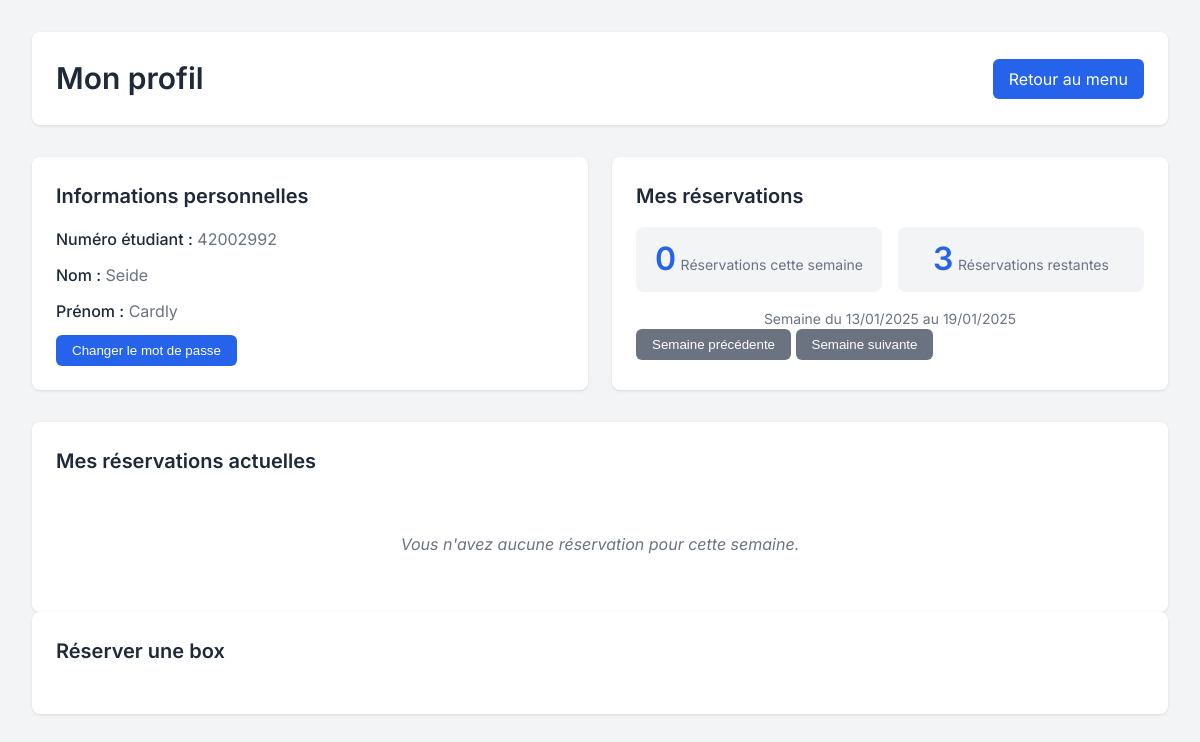
Screenshot of /user/ (signed in) with the database file from the repository.
### myapp/models.py (models this page shows, shortened)
class Utilisateur(models.Model):
    numero_etudiant = models.CharField(max_length=8, unique=True)
    mot_de_passe = models.CharField(max_length=128)
    annee_etude = models.CharField(max_length=50)
    prenom = models.CharField(max_length=100)
    nom = models.CharField(max_length=100)
    is_blocked = models.BooleanField(default=False)
    is_admin = models.BooleanField(default=False)
    last_password_reset = models.DateTimeField(null=True, blank=True)

### myapp/views.py (the view)
# urls.py: path('user/', views.user, name='user'),
def user(request):
    numero_etudiant = request.session.get('numero_etudiant')
    if not numero_etudiant:
        messages.error(request, "Veuillez vous connecter")
        return redirect('index')
    try:
        utilisateur = Utilisateur.objects.get(numero_etudiant=numero_etudiant)
        week_param = request.GET.get('week')
        if week_param:
            try:
                start_of_week = datetime.strptime(week_param, '%d/%m/%Y')
            except ValueError:
                start_of_week = datetime.now() - timedelta(days=datetime.now().weekday())
        else:
            start_of_week = datetime.now() - timedelta(days=datetime.now().weekday())
        start_of_week = start_of_week.replace(hour=0, minute=0, second=0, microsecond=0)
        end_of_week = start_of_week + timedelta(days=7) - timedelta(microseconds=1)
        current_time = datetime.now()
        all_reservations = Reservation.objects.filter(
            numero_etudiant=utilisateur,
            creneau_horaire__gte=current_time
        ).order_by('creneau_horaire')
        reservations_semaine = Reservation.objects.filter(
            numero_etudiant=utilisateur,
            creneau_horaire__range=[start_of_week, end_of_week]
        ).count()
        reservations_restantes = 3 - reservations_semaine
        logger.info(f"Début de la semaine: {start_of_week}")
        logger.info(f"Fin de la semaine: {end_of_week}")
        logger.info(f"Nombre de réservations cette semaine: {reservations_semaine}")
        logger.info(f"Nombre total de réservations futures: {all_reservations.count()}")
        context = {
            'user': utilisateur,
            'reservations': all_reservations,
            'reservations_semaine': reservations_semaine,
            'reservations_restantes': reservations_restantes,
            'debut_semaine': start_of_week.strftime('%d/%m/%Y'),
            'fin_semaine': end_of_week.strftime('%d/%m/%Y'),
            'today': datetime.now().date()
        }
        return render(request, "user.html", context)
    except Utilisateur.DoesNotExist:
        messages.error(request, "Utilisateur non trouvé")
        return redirect('index')

### myapp/templates/user.html (shortened to what this page needs)
{% load static %}
<!DOCTYPE html>
<html lang="fr">
<head>
    <link rel="stylesheet" href="{% static 'css/user.css' %}">
</head>
<body>
    <div class="container">
        <header class="header">
            <h1>Mon profil</h1>
            <div class="header-buttons">
                <a href="{% url 'menu' %}" class="back-btn">Retour au menu</a>
            </div>
        </header>
        <div class="user-info">
            <div class="info-card">
                <h2>Informations personnelles</h2>
                <p><strong>Numéro étudiant :</strong> {{ user.numero_etudiant }}</p>
                <p><strong>Nom :</strong> {{ user.nom }}</p>
                <p><strong>Prénom :</strong> {{ user.prenom }}</p>
                <button onclick="showChangePasswordModal()" class="btn btn-primary">Changer le mot de passe</button>
            </div>
            <div class="stats-card">
                <h2>Mes réservations</h2>
                <div class="stats">
                    <div class="stat-item">
                        <span class="stat-value">{{ reservations_semaine }}</span>
                        <span class="stat-label">Réservations cette semaine</span>
                    </div>
                    <div class="stat-item">
                        <span class="stat-value">{{ reservations_restantes }}</span>
                        <span class="stat-label">Réservations restantes</span>
                    </div>
                </div>
                <p class="info-text">Semaine du {{ debut_semaine }} au {{ fin_semaine }}</p>
                <form id="weekForm" method="GET">
                    <div class="week-navigation">
                        <button type="button" id="prevWeek" class="btn btn-secondary">Semaine précédente</button>
                        <button type="button" id="nextWeek" class="btn btn-secondary">Semaine suivante</button>
                    </div>
                </form>
            </div>
        </div>
        <div class="reservations-section">
            <h2>Mes réservations actuelles</h2>
            {% if reservations %}
                <div class="reservations-grid">
                    {% for reservation in reservations %}
                    <div class="reservation-card" data-reservation-id="{{ reservation.id }}">
                        <div class="reservation-info">
                            <h3>Box {{ reservation.box.nom_ufr }}</h3>
                            <p class="reservation-date">{{ reservation.creneau_horaire|date:"l d F Y" }}</p>
                            <p class="reservation-time">{{ reservation.creneau_horaire|date:"H:i" }}</p>
                        </div>
                        <button class="btn btn-danger" onclick="cancelReservation({{ reservation.id }})">
                            Annuler
                        </button>
                    </div>
                    {% endfor %}
                </div>
            {% else %}
                <p class="no-reservations">Vous n'avez aucune réservation pour cette semaine.</p>
            {% endif %}
        </div>
        <div class="reservations-section">
            <h2>Réserver une box</h2>
        </div>
    </div>
</body>
</html>

### myapp/static/css/user.css (style rules this page uses)
:root { --primary-color: #2563eb; --primary-hover: #1d4ed8; --danger-color: #dc2626; --danger-hover: #b91c1c; --success-color: #16a34a; --success-hover: #15803d; --background-color: #f3f4f6; --card-background: #ffffff; --text-primary: #1f2937; --text-secondary: #6b7280; --border-color: #e5e7eb; --header-height: 64px; }
* { margin: 0; padding: 0; box-sizing: border-box; }
body { font-family: 'Inter', sans-serif; background-color: var(--background-color); color: var(--text-primary); line-height: 1.5; min-height: 100vh; }
.container { max-width: 1200px; margin: 0 auto; padding: 2rem; }
.header { display: flex; justify-content: space-between; align-items: center; margin-bottom: 2rem; background-color: var(--card-background); padding: 1.5rem; border-radius: 0.5rem; box-shadow: 0 1px 3px rgba(0, 0, 0, 0.1); }
.header h1 { font-size: 1.875rem; font-weight: 600; color: var(--text-primary); }
.header-buttons { display: flex; gap: 1rem; align-items: center; }
.back-btn { display: inline-flex; align-items: center; padding: 0.5rem 1rem; background-color: var(--primary-color); color: white; text-decoration: none; border-radius: 0.375rem; transition: background-color 0.2s; }
.user-info { display: grid; grid-template-columns: repeat(auto-fit, minmax(300px, 1fr)); gap: 1.5rem; margin-bottom: 2rem; }
.info-card, .stats-card { background-color: var(--card-background); padding: 1.5rem; border-radius: 0.5rem; box-shadow: 0 1px 3px rgba(0, 0, 0, 0.1); }
.info-card h2, .stats-card h2 { font-size: 1.25rem; font-weight: 600; margin-bottom: 1rem; color: var(--text-primary); }
.info-card p { margin-bottom: 0.75rem; color: var(--text-secondary); }
.info-card strong { color: var(--text-primary); font-weight: 500; }
.stats { display: grid; grid-template-columns: repeat(2, 1fr); gap: 1rem; }
.stat-item { text-align: center; padding: 1rem; background-color: var(--background-color); border-radius: 0.5rem; }
.stat-value { font-size: 2rem; font-weight: 600; color: var(--primary-color); line-height: 1; margin-bottom: 0.5rem; }
.stat-label { font-size: 0.875rem; color: var(--text-secondary); }
.info-text { text-align: center; margin-top: 1rem; color: var(--text-secondary); font-size: 0.875rem; }
.reservations-section { background-color: var(--card-background); padding: 1.5rem; border-radius: 0.5rem; box-shadow: 0 1px 3px rgba(0, 0, 0, 0.1); }
.reservations-section h2 { font-size: 1.25rem; font-weight: 600; margin-bottom: 1.5rem; color: var(--text-primary); }
.no-reservations { text-align: center; color: var(--text-secondary); padding: 2rem; font-style: italic; }
.btn { display: inline-flex; align-items: center; justify-content: center; padding: 0.5rem 1rem; border-radius: 0.375rem; font-weight: 500; cursor: pointer; transition: all 0.2s; border: none; }
.btn-primary { background-color: var(--primary-color); color: white; }
.btn-secondary { background-color: var(--text-secondary); color: white; }

### rows the page displays
Utilisateur: numero_etudiant "42002992", nom "Seide", prenom "Cardly"

### other values shown
{{ reservations_semaine }} "0"
{{ reservations_restantes }} "3"
{{ debut_semaine }} "13/01/2025"
{{ fin_semaine }} "19/01/2025"
